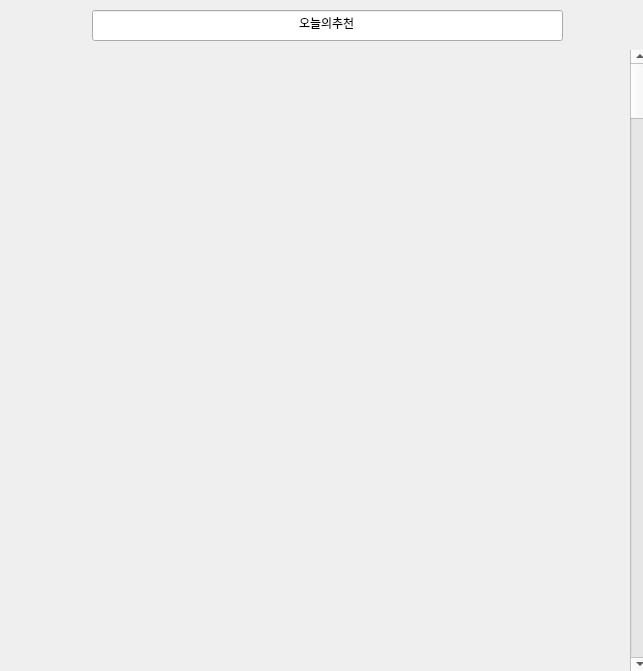
<?xml version="1.0" encoding="UTF-8"?>
<ui version="4.0">
 <class>Dialog</class>
 <widget class="QDialog" name="Dialog">
  <property name="geometry">
   <rect>
    <x>0</x>
    <y>0</y>
    <width>643</width>
    <height>671</height>
   </rect>
  </property>
  <property name="windowTitle">
   <string>Dialog</string>
  </property>
  <widget class="QWidget" name="gridLayoutWidget">
   <property name="geometry">
    <rect>
     <x>0</x>
     <y>49</y>
     <width>631</width>
     <height>571</height>
    </rect>
   </property>
   <layout class="QGridLayout" name="gridLayout"/>
  </widget>
  <widget class="QScrollBar" name="verticalScrollBar">
   <property name="geometry">
    <rect>
     <x>630</x>
     <y>50</y>
     <width>20</width>
     <height>621</height>
    </rect>
   </property>
   <property name="layoutDirection">
    <enum>Qt::LeftToRight</enum>
   </property>
   <property name="orientation">
    <enum>Qt::Vertical</enum>
   </property>
  </widget>
  <widget class="QLineEdit" name="lineEdit">
   <property name="geometry">
    <rect>
     <x>92</x>
     <y>10</y>
     <width>471</width>
     <height>31</height>
    </rect>
   </property>
   <property name="text">
    <string>오늘의추천</string>
   </property>
   <property name="alignment">
    <set>Qt::AlignCenter</set>
   </property>
  </widget>
 </widget>
 <resources/>
 <connections/>
</ui>
